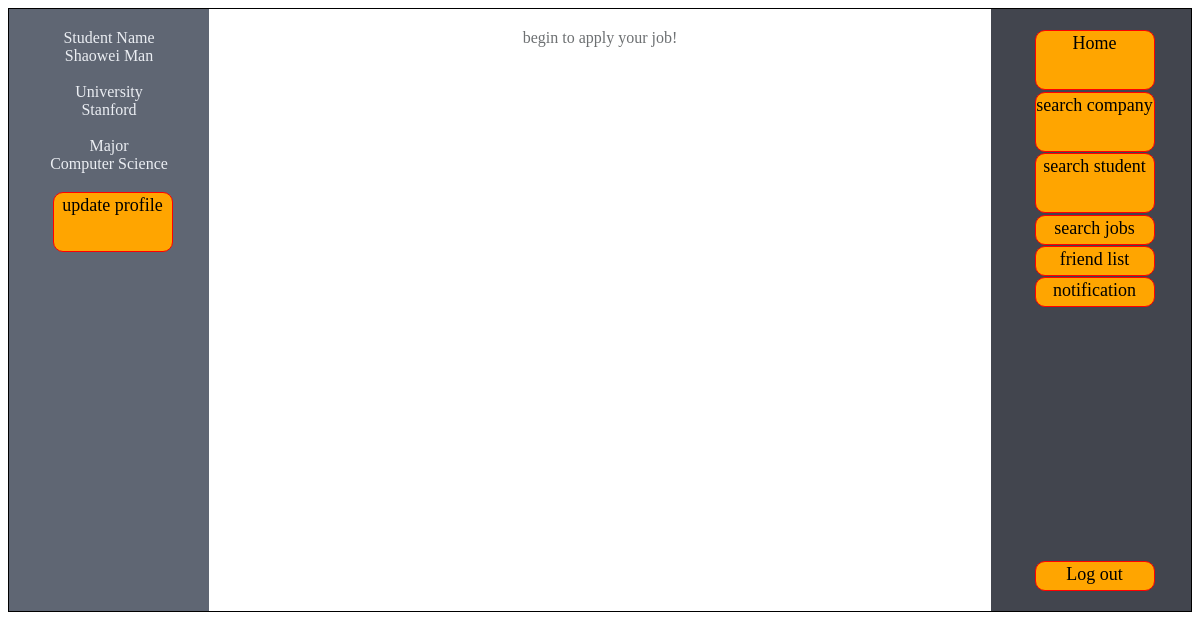
Page /student.php (signed in) on the committed database.
### tables this page shows
CREATE TABLE `Student` (
  `sid` VARCHAR(10) NOT NULL,
  `sname` VARCHAR(20) NOT NULL,
  `spassword` VARCHAR(45) NOT NULL,
  `gpa` VARCHAR(10) NULL,
  `university` VARCHAR(25) NULL,
  `major` VARCHAR(25) NULL,
  `phone` VARCHAR(15) NULL,
  `email` VARCHAR(45) NULL,
  `interests` VARCHAR(1000) NULL,
 `qualification` VARCHAR(1000) NULL,
  `resume` VARCHAR(1000) NULL,
  `security` ENUM('allow', 'not allow')  NULL,
  PRIMARY KEY (`sid`));

### student.php (the view, shortened to what this page needs)
<?php
$con = dbopen();
$uid = $_SESSION["uid"];
$query = "SELECT * FROM student where sid='$uid' ";
$result = mysqli_query($con, $query);
$query1 = "SELECT cname, title, astatus FROM apply natural join job natural join company where sid='$uid' ";
$result1 = mysqli_query($con, $query1);
?>
<!DOCTYPE html>
<head>
  <link rel="stylesheet" href="companystyle.css">
</head>
<body>
 <div class = "wrap" align="center">
   <div class = "left">
<?php
  if (mysqli_num_rows($result) > 0) {
    while($row = mysqli_fetch_assoc($result)) {
      echo "Student Name"."<br>";
      echo "<div>" . htmlspecialchars($row['sname']) . "</div>" . "<br>";
      echo "University"."<br>";
      echo "<div>" . htmlspecialchars($row['university']) . "</div>"."<br>";
      echo "Major"."<br>";
      echo "<div>" . htmlspecialchars($row['major']) . "</div>" ."<br>";
    }
  } else{
    echo "not enough information";
  }
?>
 <a href="updateprofile.php?sid=<?php echo $uid ?>" style="text-decoration: none; color: black;">
    <div style="width: 120px;  height: 60px; background-color: orange; border: solid red 1px; border-radius: 10px; text-align: center; margin-top: 1%; margin-left: 5%;">
      <p style="font-size:18px; font-family: cursive; margin: 2px auto;">
      update profile
      </p>
    </div>
  </a>
   </div>
   <div class = "right">
   <a href="student.php?uid=<?php echo $uid ?> " style="text-decoration: none; color: black;">
    <div style="width: 120px;  height: 60px; background-color: orange; border: solid red 1px; border-radius: 10px; text-align: center; margin-top: 1%; margin-left: 5%;">
      <p style="font-size:18px; font-family: cursive; margin: 2px auto;">
      Home
      </p>
    </div>
  </a>
       <a href="searchcompany.php?sid=<?php echo $uid ?>" style="text-decoration: none; color: black;">
    <div style="width: 120px;  height: 60px; background-color: orange; border: solid red 1px; border-radius: 10px; text-align: center; margin-top: 1%; margin-left: 5%;">
      <p style="font-size:18px; font-family: cursive; margin: 2px auto;">
      search company
      </p>
    </div>
  </a>
    <a href="searchstudent.php?sid=<?php echo $uid ?>" style="text-decoration: none; color: black;">
    <div style="width: 120px;  height: 60px; background-color: orange; border: solid red 1px; border-radius: 10px; text-align: center; margin-top: 1%; margin-left: 5%;">
      <p style="font-size:18px; font-family: cursive; margin: 2px auto;">
      search student
      </p>
    </div>
  </a>
   <a href="searchjobs.php?sid=<?php echo $uid ?>" style="text-decoration: none; color: black;">
    <div style="width: 120px;  height: 30px; background-color: orange; border: solid red 1px; border-radius: 10px; text-align: center; margin-top: 1%; margin-left: 5%;">
      <p style="font-size:18px; font-family: cursive; margin: 2px auto;">
      search jobs
      </p>
    </div>
  </a>
    <a href="friendlist.php?sid=<?php echo $uid ?>" style="text-decoration: none; color: black;">
    <div style="width: 120px;  height: 30px; background-color: orange; border: solid red 1px; border-radius: 10px; text-align: center; margin-top: 1%; margin-left: 5%;">
      <p style="font-size:18px; font-family: cursive; margin: 2px auto;">
      friend list
      </p>
    </div>
  </a>
  <a href="notification.php?sid=<?php echo $uid ?>" style="text-decoration: none; color: black;">
    <div style="width: 120px;  height: 30px; background-color: orange; border: solid red 1px; border-radius: 10px; text-align: center; margin-top: 1%; margin-left: 5%;">
      <p style="font-size:18px; font-family: cursive; margin: 2px auto;">
      notification
      </p>
    </div>
  </a>
<br><br><br><br><br><br><br>
<br><br><br><br><br><br><br>
  <a href="logout.php" style="text-decoration: none; color: black;">
    <div style="width: 120px;  height: 30px; background-color: orange; border: solid red 1px; border-radius: 10px; text-align: center; margin-top: 1%; margin-left: 5%;">
      <p style="font-size:18px; font-family: cursive; margin: 2px auto;">
      Log out
      </p>
    </div>
 </a>
   </div>
   <div class = "middle">
<?php
      if (mysqli_num_rows($result1) > 0) {
        echo "<h2>Applied Jobs</h2><br><br>";
        echo "<table border='1'>
        <tr>
        <th>Company name </th>
        <th>Job Title</th>
        <th>Status</th>
        </tr>";
        while($row = mysqli_fetch_assoc($result1))
           {
               echo "<tr>";
               echo "<td>" . htmlspecialchars($row['cname']) . "</td>";
               echo "<td>" . htmlspecialchars($row['title']) . "</td>";
               echo "<td>" . htmlspecialchars($row['astatus']) . "</td>";
               echo "</tr>";
            }
        echo "</table>";
      }
      else {
        echo "begin to apply your job!";
      }
?>
   </div>
 </div>
</body>
</html>

### companystyle.css (style rules this page uses)
* { box-sizing: border-box; }
.wrap { border: 1px solid; overflow : auto; position: relative; width: 100%; height: 100%; }
.left { width: 200px; float: left; color: #ebeef3; padding: 20px 30px; }
.left:after { content: ''; position: absolute; width: 200px; background: #5f6673; left: 0; top: 0; bottom: 0; z-index: -1; }
.middle { margin-left: 200px; margin-right: 200px; padding: 20px 30px; color: #6d7072; }
.middle:after { content:''; position: absolute; top: 0; bottom: 0; left: 200px; right: 200px; z-index: -1; background: #fff; }
.right { width: 200px; float: right; color: #ebeef3; padding: 20px 30px; }
.right:before { content:''; position: absolute; width: 200px; background-color: #42454e; top:0; right:0; bottom:0; z-index: -1; }

### rows in the picture
student: sname "Shaowei Man", university "Stanford", major "Computer Science"
